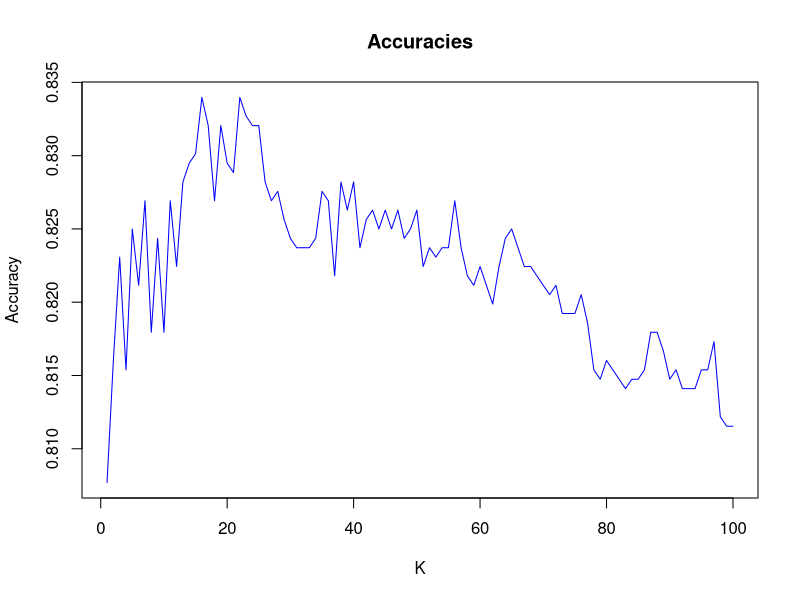
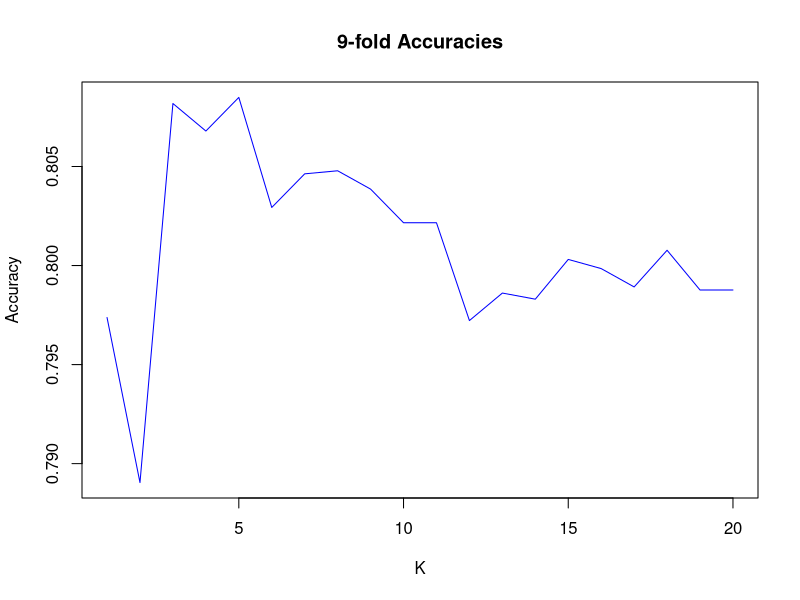
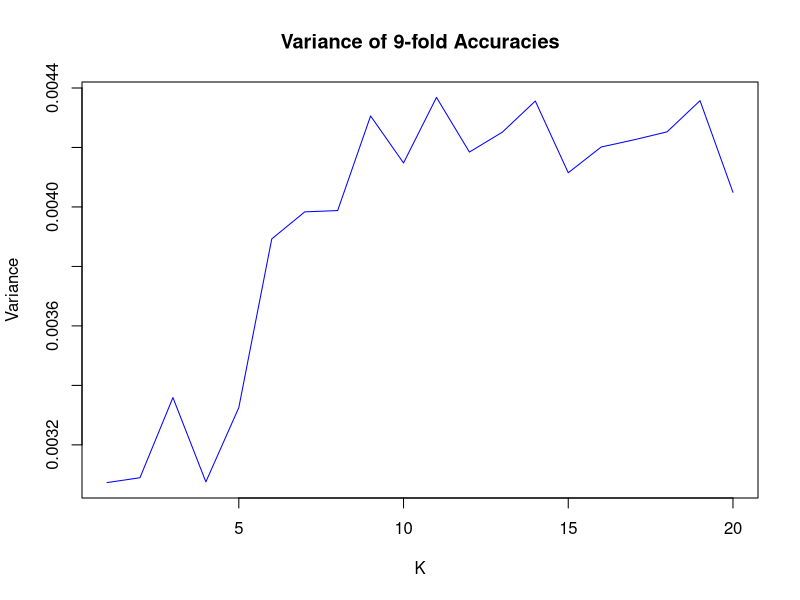
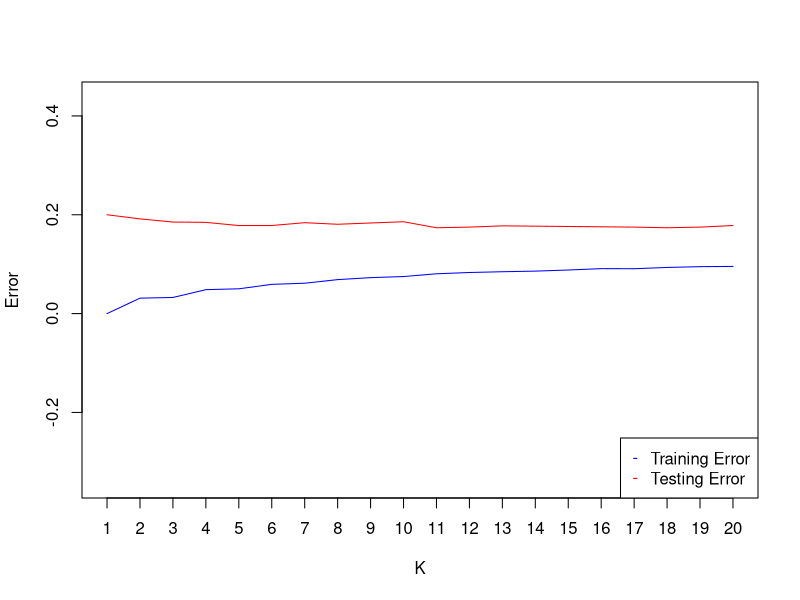

Reproduce these figures in R, in order.
##### (0)Preprocessing #####

# For writing to txt
# write.table(normalized, file = "norm.txt", append = FALSE, quote = FALSE, sep = "\t",eol = "\n", dec = ".", row.names = FALSE,col.names = TRUE)

# Normalize the data (min-max Normalization)
# Used : https://en.wikipedia.org/wiki/Feature_scaling
# Useful : https://machinelearningmastery.com/pre-process-your-dataset-in-r/
myNormalization <- function(train, test){
  # Get the min values for each column
  min = sapply(train,function(x)(min(x)))
  # Get the max - min values for each column
  denominator = sapply(train, function(x)(max(x)-min(x)))

  # Creating the new data frames
  train_normalized = data.frame(matrix(nrow = nrow(train), ncol =  ncol(train)))
  test_normalized = data.frame(matrix(nrow = nrow(test), ncol =  ncol(test)))
  
  # Normalize the training set
  for(i in 1:ncol(train)){
    vec = (train[,i] - min[i])/denominator[i]
    train_normalized[i] = vec
  }
  
  
  # Normalize the test set 
  for(i in 1:ncol(test)){
    vec = (test[,i] - min[i])/denominator[i]
    test_normalized[i] = vec
  }
  
  # Add names to columns
  colnames(train_normalized) = colnames(train)
  colnames(test_normalized) = colnames(test)
  
  print("Normalization completed !")
  
  # Return the normalized data frames
  return(list(train = train_normalized, test = test_normalized))
}



# Reading data
data = read.table('myDataFinal.txt',header = TRUE, sep = '\t', dec = '.')

# Nan values appear only in Centroid
# Replaze NaN values with median value of column Centroid
m = median(data$Centroid, na.rm = TRUE)
data$Centroid[is.na(data$Centroid)] = m

# Separate training and test data(80-20 split)
train = data[1:6120,]
test = data[6121:7680,]

# Normalize train and test data
myList = myNormalization(train, test)
train = myList$train
test = myList$test
#####(1)kNN ######
# Used : https://www.analyticsvidhya.com/blog/2015/08/learning-concept-knn-algorithms-programming/
#		 https://www.rdocumentation.org/packages/DMwR/versions/0.4.1/topics/kNN

library(class) 
library(MLmetrics)

# Now seperate the train and test data, 80-20 split
train_attributes = train[,1:23]
train_class = train[,24]
test_attributes = test[,1:23]
test_class = test[,24]

# Predict and plot accuracies for different k
x = c()
for(i in 1:100){
  knn_predictions = knn(train_attributes,test_attributes,train_class,k=i)
  acc = Accuracy(knn_predictions,test_class)
  x = c(x,acc)
  #cat(sprintf("The accuracy for k = %d is %2f .\n",i,acc))
}

plot(x, type = "l", col="blue",  xlab = "K", ylab = "Accuracy", xaxt = "n", main = "Accuracies")
axis(1)
# useful function : CrossTable(x = knn_predictions,y = test_class, prop.chisq = FALSE)




# K-fold validation
# Separate training and test data(85-15 split)
train = data[1:6480,]
test = data[6481:7680,]

rm(x)
x = c()
y = c()
k = 9  
size = nrow(train)
set.seed(0); folds = split((1:size), ceiling(seq(size) * k / size))
accuracies = c()
for(j in 1:20){
  rm(myList)
  accuracies = c()
  predictions = data.frame()
  testsets = data.frame()
  for(i in 1:k){
    # Select 8 out of 9 folds for training and 1 for validation
    trainingset <- train[unlist(folds[-i]),]
    validationset <- train[unlist(folds[i]),]
	# Normalize the data
	myList = myNormalization(trainingset, validationset)
	trainingset = myList$train
	validationset = myList$test
    training_attributes = trainingset[,1:23]
    training_class = trainingset[,24]
    validation_attributes = validationset[,1:23]
    validation_class = validationset[,24]
    # Train and apply the model
    knn_predictions = knn(training_attributes,validation_attributes,training_class,k=j)
    # Save predictions and testsets
    predictions <- rbind(predictions, knn_predictions)
    testsets <- rbind(testsets, validation_class)
    accuracies = rbind(accuracies,Accuracy(knn_predictions, validation_class))
  }
  x = c(x, mean(accuracies))
  y = c(y, var(accuracies))
  print(j)
  print(accuracies)
  #cat(sprintf("The mean accuracy for 8-fold cv, for k = %d is %2f .\n",i,x))
}

plot(x, type = "l", col="blue",  xlab = "K", ylab = "Accuracy", xaxt = "n", main = "9-fold Accuracies")
axis(1)
plot(y, type = "l", col="blue",  xlab = "K", ylab = "Variance", xaxt = "n", main = "Variance of 9-fold Accuracies")
axis(1)

# The best accuracy is max(x) that matches with K = 5
# So we pick K = 5 for the training of the algorithm
# Plot training and test MSE 
# Separate training and test data(80-20 split)
train = data[1:6120,]
test = data[6121:7680,]
myList = myNormalization(train, test)
train = myList$train
test = myList$test
training_error = c()
test_error = c()

# Training error
for (j in 1:20){
  knn_predictions = knn(train = training_attributes,test = training_attributes,cl = training_class,k = j)
  knn_predictions2 = as.numeric(knn_predictions)
  for(i in 1:length(knn_predictions2)){
    if(knn_predictions2[i]==2){
      knn_predictions2[i] = 1
    }
    else{
      knn_predictions2[i] = 0
    }
  }
  training_error = rbind(training_error, mean((knn_predictions2-training_class)^2) )
}

# Test error
for (j in 1:20){
  knn_predictions = knn(train = training_attributes,test = test_attributes,cl = training_class,k = j)
  knn_predictions2 = as.numeric(knn_predictions)
  for(i in 1:length(knn_predictions)){
    if(knn_predictions2[i]==2){
      knn_predictions2[i] = 1
    }
    else{
      knn_predictions2[i] = 0
    }
  }
  test_error = rbind(test_error, mean((knn_predictions2-test_class)^2))
}

plot(training_error, type = "l", col="blue", xlab = "K", ylab = "Error", xaxt = "n",asp = 15)
axis(1, at = 1:20, labels = 1:20)
lines(test_error, col="red")
legend("bottomright", c("Training Error", "Testing Error"), pch = c("-","-"),  col = c("blue", "red"))
# In this plot we see the U-shape in K = 5 

train = data[1:6480,]
test = data[6481:7680,]
myList = myNormalization(train, test)
train = myList$train
test = myList$test

train_attributes = train[,1:23]
train_class = train[,24]
test_attributes = test[,1:23]
test_class = test[,24]

# Running the model with K = 5 returns 0.84 accuracy
knn_predictions = knn(train_attributes,test_attributes,train_class,k=5)
acc = Accuracy(knn_predictions,test_class)


# Test on mySong.wav
sth2=colnames(data[1:23])
train = data[1:6480,]
test3=read.table('test3.txt', header = TRUE ,sep = "\t",dec=".")
test3=as.data.frame(test3)
colnames(test3)=sth2
#NAN values replaced with median of that column
m=median(test3$Centroid, na.rm=TRUE)
test3$Centroid[is.na(test3$Centroid)]=m
#test3=na.omit(test3)

myList = myNormalization(train, test3)
train = myList$train
test3 = myList$test

# train the model
knn_predictions3 = knn(train[,1:23],test3,train[,24],k=5)


#Accuracy only for speach 
pred_speach=knn_predictions3[1:198]
ytest_speach=rep(0,198) # 198 zeros
sprintf(" Accuracy only for speach = %f",Accuracy(pred_speach,ytest_speach))

#Accuracy only for music
pred_mus=knn_predictions3[199:length(knn_predictions3)]
ytest_mus=rep(1,162)
sprintf(" Accuracy only for music = %f",Accuracy(pred_mus,ytest_mus))

#Accuracy for both speach and music
ytest_new=c(ytest_speach ,ytest_mus)
sprintf(" Accuracy for both speach and music = %f",Accuracy(knn_predictions3,ytest_new))
sprintf(" F1_score for both speach and music = %f",F1_Score(knn_predictions3,ytest_new))
